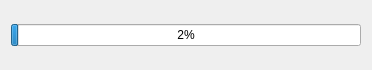
<?xml version="1.0" encoding="UTF-8"?>
<ui version="4.0">
 <class>Dialog</class>
 <widget class="QDialog" name="Dialog">
  <property name="geometry">
   <rect>
    <x>0</x>
    <y>0</y>
    <width>372</width>
    <height>70</height>
   </rect>
  </property>
  <property name="windowTitle">
   <string>Dialog</string>
  </property>
  <layout class="QVBoxLayout" name="verticalLayout">
   <item>
    <widget class="QProgressBar" name="progressBar">
     <property name="maximum">
      <number>50</number>
     </property>
     <property name="value">
      <number>1</number>
     </property>
    </widget>
   </item>
  </layout>
 </widget>
 <resources/>
 <connections/>
</ui>
